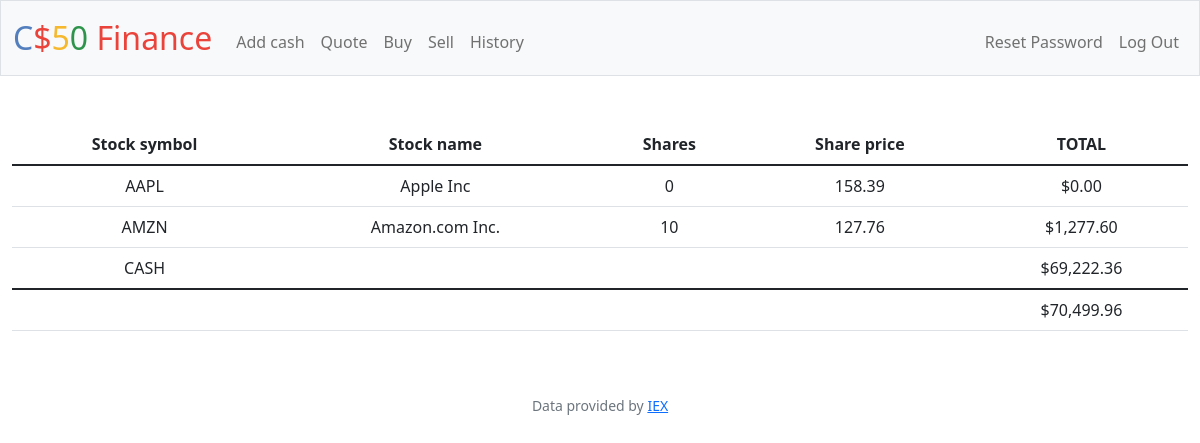
Screenshot of / (signed in) with the database file from the repository.
### tables this page shows
CREATE TABLE transactions (
    id INTEGER PRIMARY KEY AUTOINCREMENT,
    user_id INTEGER NOT NULL,
    share_name TEXT NOT NULL,
    share_amnt INTEGER NOT NULL,
    share_price NUMERIC NOT NULL,
    trans_type TEXT NOT NULL,
    symbol TEXT NOT NULL,
    trans_time TIMESTAMP DEFAULT CURRENT_TIMESTAMP,
    FOREIGN KEY(user_id) REFERENCES users(id));

CREATE TABLE users (id INTEGER PRIMARY KEY AUTOINCREMENT NOT NULL, username TEXT NOT NULL, hash TEXT NOT NULL, cash NUMERIC NOT NULL DEFAULT 10000.00);

### app.py (the view)
@app.route("/")
@login_required
def index():
    user_id = session["user_id"]
    stocks = db.execute(
        "SELECT share_name, SUM(share_amnt) as total_amnt, share_price, symbol FROM transactions WHERE user_id = ? GROUP BY symbol;", user_id)
    current_cash = db.execute("SELECT cash FROM users WHERE id = ?;", user_id)[0]["cash"]
    total_cash = current_cash
    for s in stocks:
        total_cash = total_cash + s["share_price"] * s["total_amnt"]
    return render_template("index.html", stocks=stocks, current_cash=current_cash, total_cash=total_cash, usd=usd)

### app.py (called while the page is built)
@app.after_request
def after_request(response):
    response.headers["Cache-Control"] = "no-cache, no-store, must-revalidate"
    response.headers["Expires"] = 0
    response.headers["Pragma"] = "no-cache"
    return response

### helpers.py (called while the page is built)
def login_required(f):
    @wraps(f)
    def decorated_function(*args, **kwargs):
        if session.get("user_id") is None:
            return redirect("/login")
        return f(*args, **kwargs)
    return decorated_function

def usd(value):
    return f"${value:,.2f}"

### templates/index.html (shortened to what this page needs)
{% extends "layout.html" %}
{% block main %}
    <table class="table table-hover">
        <thead>
            <tr>
              <th scope="col">Stock symbol</th>
              <th scope="col">Stock name</th>
              <th scope="col">Shares</th>
              <th scope="col">Share price</th>
              <th scope="col">TOTAL</th>
            </tr>
        </thead>
        <tbody>
            {% for i in stocks %}
            <tr>
              <td>
                <div class="mx-auto w-auto">
                    {{i["symbol"]}}
                </div>
              </td>
              <td>
                <div class="mx-auto w-auto">
                    {{i["share_name"]}}
                </div>
              </td>
              <td>
                <div class="mx-auto w-auto">
                    {{i["total_amnt"]}}
                </div>
              </td>
              <td>
                <div class="mx-auto w-auto">
                    {{i["share_price"]}}
                </div>
              </td>
              <td>
                <div class="mx-auto w-auto">
                    {{usd(i["share_price"] * i["total_amnt"])}}
                </div>
              </td>
            </tr>
            {% endfor %}
            <tr>
                <td>CASH</td>
                <td></td>
                <td></td>
                <td></td>
                <td>
                    <div class="mx-auto w-auto">
                        {{usd(current_cash)}}
                    </div>
                </td>
            </tr>
        </tbody>
        <tfoot>
            <tr>
                <th scope="row"></th>
                <td colspan="3"></td>
                <td>
                    <div class="mx-auto w-auto">
                        {{usd(total_cash)}}
                    </div>
                </td>
            </tr>
        </tfoot>
    </table>
{% endblock %}

### rows the page displays
transactions: symbol "AAPL", share_name "Apple Inc", total_amnt "0", share_price "158.39", share_price "$0.00"
transactions: symbol "AMZN", share_name "Amazon.com Inc.", total_amnt "10", share_price "127.76", share_price "$1,277.60"
users: cash "$69,222.36"

### other values shown
{{ usd(total_cash) }} "$70,499.96"
